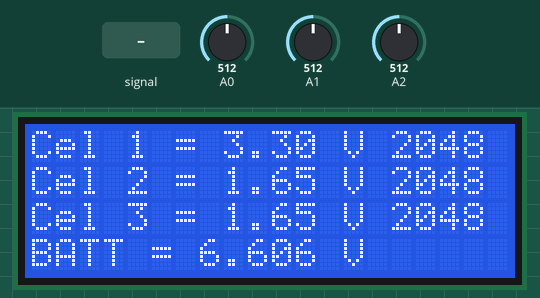
Recording of a sketch running on a simulated Arduino Uno, built with avr-gcc and run on an emulated ATmega328P. Shown: 20×4 character LCD. The inputs (shaded band) are chosen by the test bench; at power-on: A1 = 512, A2 = 512, A0 = 512. What the sketch prints to the serial monitor is not drawn.

Above: at 2.2 s.
2.3 s: A1 fed a 2 Hz sine of ±306 counts around its level
At 2.81 s:
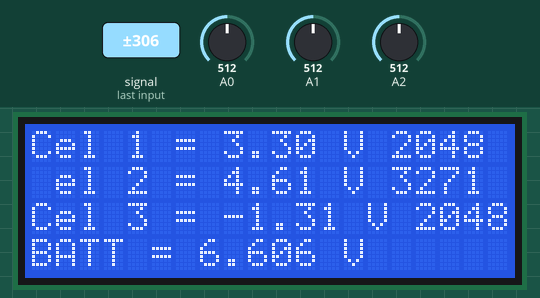
5.3 s: A1 set to 716
At 6.4 s:
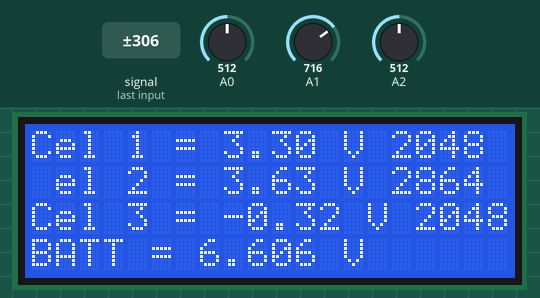
6.9 s: A2 set to 549
At 8.1 s:
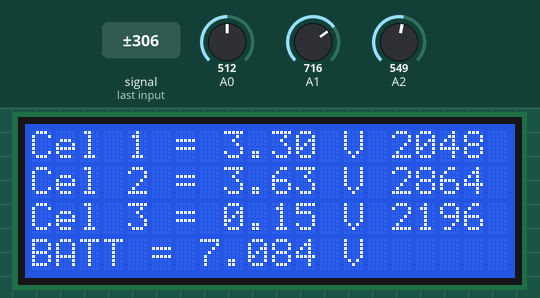
8.4 s: A0 fed a 200 Hz sine of ±81 counts around its level
At 8.89 s:
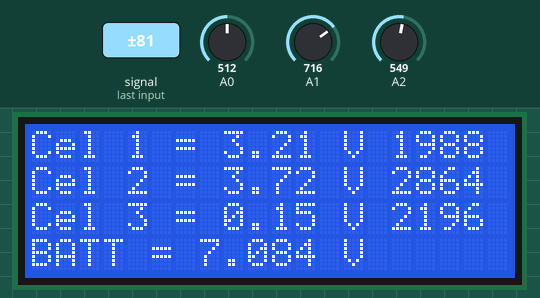
9.9 s: A0 set to 267
At 10.4 s:
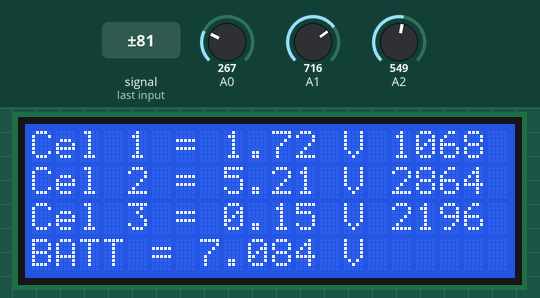
11.4 s: A0 set to 241
At 12.2 s:
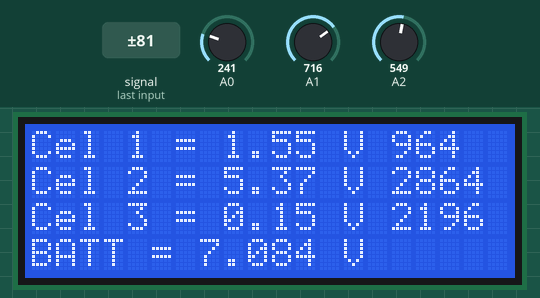
Timing chart, 0 to 13.9 s (numbered marks = the images above; inputs shaded):
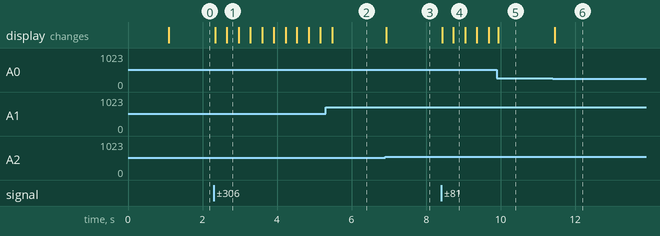

The sketch:

UNO_3_Cell_Batt_Monitor.ino
```cpp
#define cbi(sfr, bit) (_SFR_BYTE(sfr) &= ~_BV(bit))
#define sbi(sfr, bit) (_SFR_BYTE(sfr) |= _BV(bit))

// include the library code:
#include <LiquidCrystal.h>

// initialize the library by associating any needed LCD interface pin
// with the arduino pin number it is connected to
const int rs = 12, en = 11, d4 = 5, d5 = 4, d6 = 3, d7 = 2;
LiquidCrystal lcd(rs, en, d4, d5, d6, d7);

void setup() {
  Serial.begin(57600);

  sbi(ADCSRA, ADPS2);    //Биту ADPS2 присваиваем единицу
  cbi(ADCSRA, ADPS1);    //Битам ADPS1 и ADPS0 присваиваем нули
  cbi(ADCSRA, ADPS0);

  // set up the LCD's number of columns and rows:
  lcd.begin(20, 4);
  // Print a message to the LCD.
  lcd.setCursor(0, 0);
  lcd.print("3 Cell Monitor");
  lcd.setCursor(0, 1);
  lcd.print("LCD Melab");
  lcd.setCursor(0, 2);
  lcd.print("3.3V 4092");
  delay(1000);
  lcd.clear();
}

void loop() {
  int b1Value = analogReadOversampled(0);
  int b2Value = analogReadOversampled(1);
  int b3Value = analogReadOversampled(2);

  /*
    //5V power
    float voltage_b1 = b1Value * (10.0 / 1023.0);
    float voltage_b2 = b2Value * (15.0 / 1023.0) - voltage_b1;
    float voltage_b3 = b3Value * (20.0 / 1023.0) - voltage_b2 - voltage_b1;
    float voltage_all = voltage_b1 + voltage_b2 + voltage_b3;
  */

  //3.3V power
  float voltage_b1 = b1Value * (6.6 / 4092.0); // 4092
  float voltage_b2 = b2Value * (9.9 / 4092.0) - voltage_b1;
  float voltage_b3 = b3Value * (13.2 / 4092.0) - voltage_b2 - voltage_b1;
  float voltage_all = voltage_b1 + voltage_b2 + voltage_b3;

  // set the cursor to column 0, line 1
  // (note: line 1 is the second row, since counting begins with 0):
  lcd.setCursor(0, 0);
  lcd.print("Cel 1 = ");
  lcd.print(voltage_b1, 2);
  lcd.print(" V ");
  lcd.print(b1Value);
  lcd.print(" ");

  lcd.setCursor(0, 1);
  lcd.print("Cel 2 = ");
  lcd.print(voltage_b2, 2);
  lcd.print(" V ");
  lcd.print(b2Value);
  lcd.print(" ");

  lcd.setCursor(0, 2);
  lcd.print("Cel 3 = ");
  lcd.print(voltage_b3, 2);
  lcd.print(" V ");
  lcd.print(b3Value);
  lcd.print(" ");

  lcd.setCursor(0, 3);
  lcd.print("BATT = ");
  lcd.print(voltage_all, 3);
  lcd.print(" V ");


  Serial.print(b1Value);
  Serial.print(",");
  Serial.print(b2Value);
  Serial.print(",");
  Serial.print(b3Value);
  Serial.print(",");
  Serial.print(voltage_b1, 3);
  Serial.print(",");
  Serial.print(voltage_b2, 3);
  Serial.print(",");
  Serial.println(voltage_b3, 3);

  delay(10);
  //lcd.clear();
}

  unsigned int analogReadOversampled(byte analogChannel)  { // оверсемплинг, возвращает 12 битное значение 0...4092
  unsigned long aSum = 0;   // the sum of all analog readings
  for (unsigned int i = 256; i > 0; i--) {
    aSum = aSum + analogRead(analogChannel);
  }
  return aSum >> 6;
}
```

Measured:
- the behaviour switches between 536 and 537 on A2 (found by bisection; images 2 and 3)
- after the input at 2.3 s, the display: first changes after 0.05 s (image 1 shows a later state)
- after the input at 6.9 s, the display: changes at once (image 3)
- after the input at 8.4 s, the display: first changes at once (image 4 shows a later state)
- after the input at 11.4 s, the display: changes after 0.05 s (image 6)
